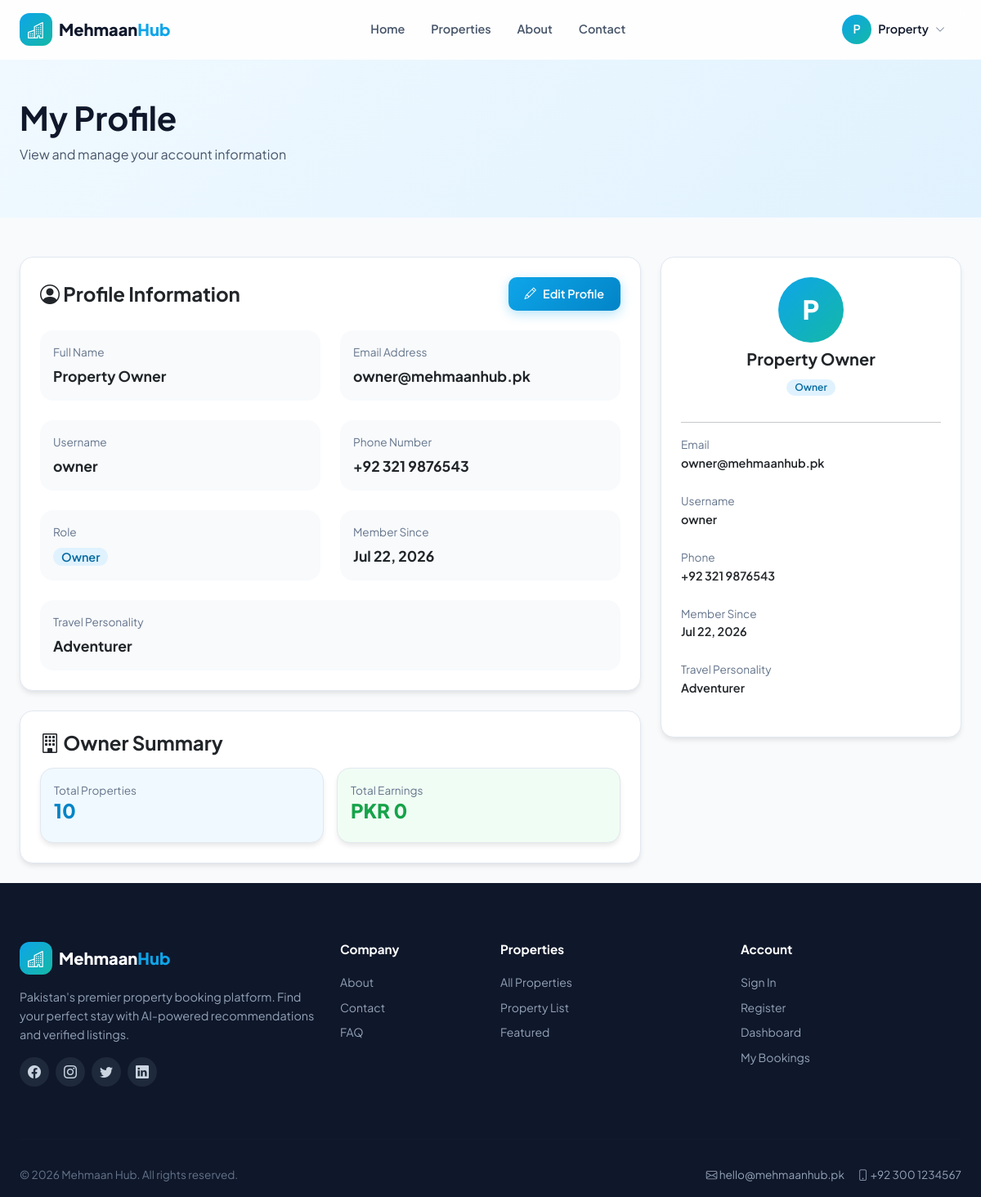
The app's page /profile.php (signed in) with its own data.
### tables this page shows
CREATE TABLE IF NOT EXISTS users (
    id INT AUTO_INCREMENT PRIMARY KEY,
    full_name VARCHAR(255) NOT NULL,
    email VARCHAR(255) NOT NULL UNIQUE,
    username VARCHAR(100) DEFAULT NULL UNIQUE,
    password VARCHAR(255) NOT NULL,
    phone VARCHAR(50) DEFAULT NULL,
    avatar_url VARCHAR(500) DEFAULT NULL,
    travel_personality ENUM('adventurer','relaxer','explorer','foodie') DEFAULT 'explorer',
    role ENUM('tenant','owner','admin') NOT NULL DEFAULT 'tenant',
    created_at TIMESTAMP DEFAULT CURRENT_TIMESTAMP
);

### includes/config.php (called while the page is built, shortened)
<?php
function db() {
    static $pdo = null;
    if ($pdo === null) {
        $dsn = 'mysql:host=' . DB_HOST . ';dbname=' . DB_NAME . ';charset=utf8mb4';
        try {
            $pdo = new PDO($dsn, DB_USER, DB_PASS, [
                PDO::ATTR_ERRMODE => PDO::ERRMODE_EXCEPTION,
                PDO::ATTR_DEFAULT_FETCH_MODE => PDO::FETCH_ASSOC,
                PDO::ATTR_EMULATE_PREPARES => false,
            ]);
        } catch (PDOException $e) {
            die('Database connection failed: ' . $e->getMessage());
        }
    }
    return $pdo;
}
function formatPKR($amount) {
    return 'PKR ' . number_format((float)$amount, 0, '.', ',');
}
function formatDate($dateStr) {
    $date = new DateTime($dateStr);
    return $date->format('M j, Y');
}
function e($str) {
    return htmlspecialchars($str ?? '', ENT_QUOTES, 'UTF-8');
}
function url($path = '/') {
    return BASE_URL . $path;
}
function currentPath() {
    $full = parse_url($_SERVER['REQUEST_URI'] ?? '/', PHP_URL_PATH);
    if (BASE_URL !== '' && strpos($full, BASE_URL) === 0) {
        $full = substr($full, strlen(BASE_URL));
    }
    return $full;
}
function isActive($path) {
    $current = currentPath();
    return false;
}

### includes/auth.php (called while the page is built, shortened)
<?php
function isLoggedIn() {
    return isset($_SESSION['user_id']);
}
function currentUser() {
    $stmt = db()->prepare('SELECT * FROM users WHERE id = ?');
    $stmt->execute([$_SESSION['user_id']]);
    return $stmt->fetch();
}

### profile.php (the view, shortened to what this page needs)
<?php
require_once __DIR__ . '/includes/config.php';
require_once __DIR__ . '/includes/auth.php';
$user = currentUser();
$ownerStats = null;
if ($user['role'] === 'owner') {
    $stmt = db()->prepare('SELECT COUNT(*) FROM properties WHERE owner_id = ?');
    $stmt->execute([$_SESSION['user_id']]);
    $ownerPropertyCount = $stmt->fetchColumn();
    $stmt = db()->prepare('SELECT SUM(total_price) FROM bookings b JOIN properties p ON b.property_id = p.id WHERE p.owner_id = ? AND b.payment_status = ?');
    $stmt->execute([$_SESSION['user_id'], 'paid']);
    $ownerEarnings = (float)$stmt->fetchColumn();
    $ownerStats = ['properties' => $ownerPropertyCount, 'earnings' => $ownerEarnings];
}
require_once __DIR__ . '/includes/header.php';
?>
<main class="pt-nav">
    <section class="gradient-primary-light py-5">
        <div class="container-app">
            <h1 class="fw-bold">My Profile</h1>
            <p style="color:var(--slate-600);">View and manage your account information</p>
        </div>
    </section>
    <section class="py-5">
        <div class="container-app">
            <div class="row">
                <div class="col-lg-8">
                    <div class="card p-4 mb-4" id="profileView">
                        <div class="d-flex justify-content-between align-items-center mb-4">
                            <h4 class="fw-bold mb-0"><i class="bi bi-person-circle"></i> Profile Information</h4>
                            <button onclick="showEditForm()" class="btn btn-primary"><i class="bi bi-pencil"></i> Edit Profile</button>
                        </div>
                        <div class="row g-4">
                            <div class="col-md-6">
                                <div class="p-3 rounded" style="background:var(--slate-50);">
                                    <p style="color:var(--slate-500);font-size:0.85rem;margin:0 0 4px 0;">Full Name</p>
                                    <p style="font-weight:700;font-size:1.1rem;margin:0;"><?php echo e($user['full_name']); ?></p>
                                </div>
                            </div>
                            <div class="col-md-6">
                                <div class="p-3 rounded" style="background:var(--slate-50);">
                                    <p style="color:var(--slate-500);font-size:0.85rem;margin:0 0 4px 0;">Email Address</p>
                                    <p style="font-weight:700;font-size:1.1rem;margin:0;"><?php echo e($user['email']); ?></p>
                                </div>
                            </div>
                            <div class="col-md-6">
                                <div class="p-3 rounded" style="background:var(--slate-50);">
                                    <p style="color:var(--slate-500);font-size:0.85rem;margin:0 0 4px 0;">Username</p>
                                    <p style="font-weight:700;font-size:1.1rem;margin:0;"><?php echo e($user['username'] ?? 'Not set'); ?></p>
                                </div>
                            </div>
                            <div class="col-md-6">
                                <div class="p-3 rounded" style="background:var(--slate-50);">
                                    <p style="color:var(--slate-500);font-size:0.85rem;margin:0 0 4px 0;">Phone Number</p>
                                    <p style="font-weight:700;font-size:1.1rem;margin:0;"><?php echo e($user['phone'] ?? 'Not set'); ?></p>
                                </div>
                            </div>
                            <div class="col-md-6">
                                <div class="p-3 rounded" style="background:var(--slate-50);">
                                    <p style="color:var(--slate-500);font-size:0.85rem;margin:0 0 4px 0;">Role</p>
                                    <p style="font-weight:700;font-size:1.1rem;margin:0;">
                                        <span class="badge badge-primary" style="font-size:0.9rem;"><?php echo e(ucfirst($user['role'])); ?></span>
                                    </p>
                                </div>
                            </div>
                            <div class="col-md-6">
                                <div class="p-3 rounded" style="background:var(--slate-50);">
                                    <p style="color:var(--slate-500);font-size:0.85rem;margin:0 0 4px 0;">Member Since</p>
                                    <p style="font-weight:700;font-size:1.1rem;margin:0;"><?php echo formatDate($user['created_at']); ?></p>
                                </div>
                            </div>
                            <div class="col-12">
                                <div class="p-3 rounded" style="background:var(--slate-50);">
                                    <p style="color:var(--slate-500);font-size:0.85rem;margin:0 0 4px 0;">Travel Personality</p>
                                    <p style="font-weight:700;font-size:1.1rem;margin:0;text-transform:capitalize;">
                                        <?php echo e($user['travel_personality']); ?>
                                    </p>
                                </div>
                            </div>
                        </div>
                    </div>
                    <?php if ($user['role'] === 'owner' && $ownerStats): ?>
                    <div class="card p-4">
                        <h4 class="fw-bold mb-3"><i class="bi bi-building"></i> Owner Summary</h4>
                        <div class="row g-3">
                            <div class="col-6">
                                <div class="card p-3" style="background:var(--primary-50);">
                                    <p style="color:var(--slate-500);font-size:0.85rem;margin:0;">Total Properties</p>
                                    <h4 style="font-weight:800;color:var(--primary-600);"><?php echo (int)$ownerStats['properties']; ?></h4>
                                </div>
                            </div>
                            <div class="col-6">
                                <div class="card p-3" style="background:var(--success-50);">
                                    <p style="color:var(--slate-500);font-size:0.85rem;margin:0;">Total Earnings</p>
                                    <h4 style="font-weight:800;color:var(--success-600);"><?php echo formatPKR($ownerStats['earnings']); ?></h4>
                                </div>
                            </div>
                        </div>
                    </div>
                    <?php endif; ?>
                </div>
                <div class="col-lg-4">
                    <div class="card p-4" style="position:sticky;top:90px;">
                        <div class="text-center mb-3">
                            <div class="d-flex align-items-center justify-content-center mx-auto mb-2" style="width:80px;height:80px;border-radius:50%;background:linear-gradient(135deg,var(--primary-500),var(--accent-500));color:#fff;font-size:2rem;font-weight:800;">
                                <?php echo e(strtoupper(substr($user['full_name'], 0, 1))); ?>
                            </div>
                            <h5 style="font-weight:700;"><?php echo e($user['full_name']); ?></h5>
                            <span class="badge badge-primary"><?php echo e(ucfirst($user['role'])); ?></span>
                        </div>
                        <hr>
                        <div class="mb-2">
                            <p style="color:var(--slate-500);font-size:0.85rem;margin:0;">Email</p>
                            <p style="font-weight:600;font-size:0.9rem;"><?php echo e($user['email']); ?></p>
                        </div>
                        <div class="mb-2">
                            <p style="color:var(--slate-500);font-size:0.85rem;margin:0;">Username</p>
                            <p style="font-weight:600;font-size:0.9rem;"><?php echo e($user['username'] ?? 'Not set'); ?></p>
                        </div>
                        <div class="mb-2">
                            <p style="color:var(--slate-500);font-size:0.85rem;margin:0;">Phone</p>
                            <p style="font-weight:600;font-size:0.9rem;"><?php echo e($user['phone'] ?? 'Not set'); ?></p>
                        </div>
                        <div class="mb-2">
                            <p style="color:var(--slate-500);font-size:0.85rem;margin:0;">Member Since</p>
                            <p style="font-weight:600;font-size:0.9rem;"><?php echo formatDate($user['created_at']); ?></p>
                        </div>
                        <div class="mb-2">
                            <p style="color:var(--slate-500);font-size:0.85rem;margin:0;">Travel Personality</p>
                            <p style="font-weight:600;font-size:0.9rem;text-transform:capitalize;"><?php echo e($user['travel_personality']); ?></p>
                        </div>
                    </div>
                </div>
            </div>
        </div>
    </section>
</main>
<?php require __DIR__ . '/includes/footer.php'; ?>

### includes/header.php (shortened to what this page needs)
<?php
require_once __DIR__ . '/config.php';
require_once __DIR__ . '/auth.php';
$user = currentUser();
?>
<!DOCTYPE html>
<html lang="en">
<head>
    <link href="https://cdn.jsdelivr.net/npm/bootstrap@5.3.2/dist/css/bootstrap.min.css" rel="stylesheet">
    <link href="https://cdn.jsdelivr.net/npm/bootstrap-icons@1.11.1/font/bootstrap-icons.css" rel="stylesheet">
    <link href="<?php echo url('/assets/css/style.css'); ?>" rel="stylesheet">
</head>
<body>
<nav id="navbar" class="navbar-mh">
    <div class="container-app d-flex align-items-center justify-content-between" style="height: 72px;">
        <a href="<?php echo url('/index.php'); ?>" class="d-flex align-items-center gap-2 text-decoration-none">
            <div class="d-flex align-items-center justify-content-center" style="width:40px;height:40px;border-radius:12px;background:linear-gradient(135deg,#0ea5e9,#14b8a6);color:#fff;font-size:1.25rem;">
                <i class="bi bi-buildings"></i>
            </div>
            <span style="font-size:1.25rem;font-weight:800;color:#0f172a;">Mehmaan<span style="color:#0ea5e9;">Hub</span></span>
        </a>
        <div class="d-none d-lg-flex align-items-center gap-1">
            <a href="<?php echo url('/index.php'); ?>" class="nav-link-mh <?php echo isActive('/') ? 'active' : ''; ?>">Home</a>
            <a href="<?php echo url('/properties.php'); ?>" class="nav-link-mh <?php echo isActive('/properties.php') ? 'active' : ''; ?>">Properties</a>
            <a href="<?php echo url('/about.php'); ?>" class="nav-link-mh <?php echo isActive('/about.php') ? 'active' : ''; ?>">About</a>
            <a href="<?php echo url('/contact.php'); ?>" class="nav-link-mh <?php echo isActive('/contact.php') ? 'active' : ''; ?>">Contact</a>
        </div>
        <div class="d-none d-lg-flex align-items-center gap-2">
            <?php if ($user): ?>
                <div class="position-relative">
                    <button onclick="toggleUserMenu()" class="btn btn-ghost d-flex align-items-center gap-2">
                        <div class="d-flex align-items-center justify-content-center" style="width:36px;height:36px;border-radius:50%;background:linear-gradient(135deg,#0ea5e9,#14b8a6);color:#fff;font-weight:600;">
                            <?php echo e(strtoupper(substr($user['full_name'], 0, 1))); ?>
                        </div>
                        <span style="font-weight:600;font-size:0.9rem;color:#0f172a;"><?php echo e(explode(' ', $user['full_name'])[0]); ?></span>
                        <i class="bi bi-chevron-down" style="font-size:0.75rem;color:#64748b;"></i>
                    </button>
                </div>
            <?php else: ?>
                <a href="<?php echo url('/login.php'); ?>" class="btn btn-ghost">Sign In</a>
                <a href="<?php echo url('/register.php'); ?>" class="btn btn-primary">Get Started</a>
            <?php endif; ?>
        </div>
    </div>
</nav>

### records on screen
users: full_name "P", full_name "Property", full_name "Property Owner", email "owner@mehmaanhub.pk", username "owner", phone "+92 321 9876543", role "Owner", created_at "Jul 22, 2026", travel_personality "Adventurer"

### other values on screen
$ownerStats['properties'] "10"
formatPKR($ownerStats['earnings']) "PKR 0"
